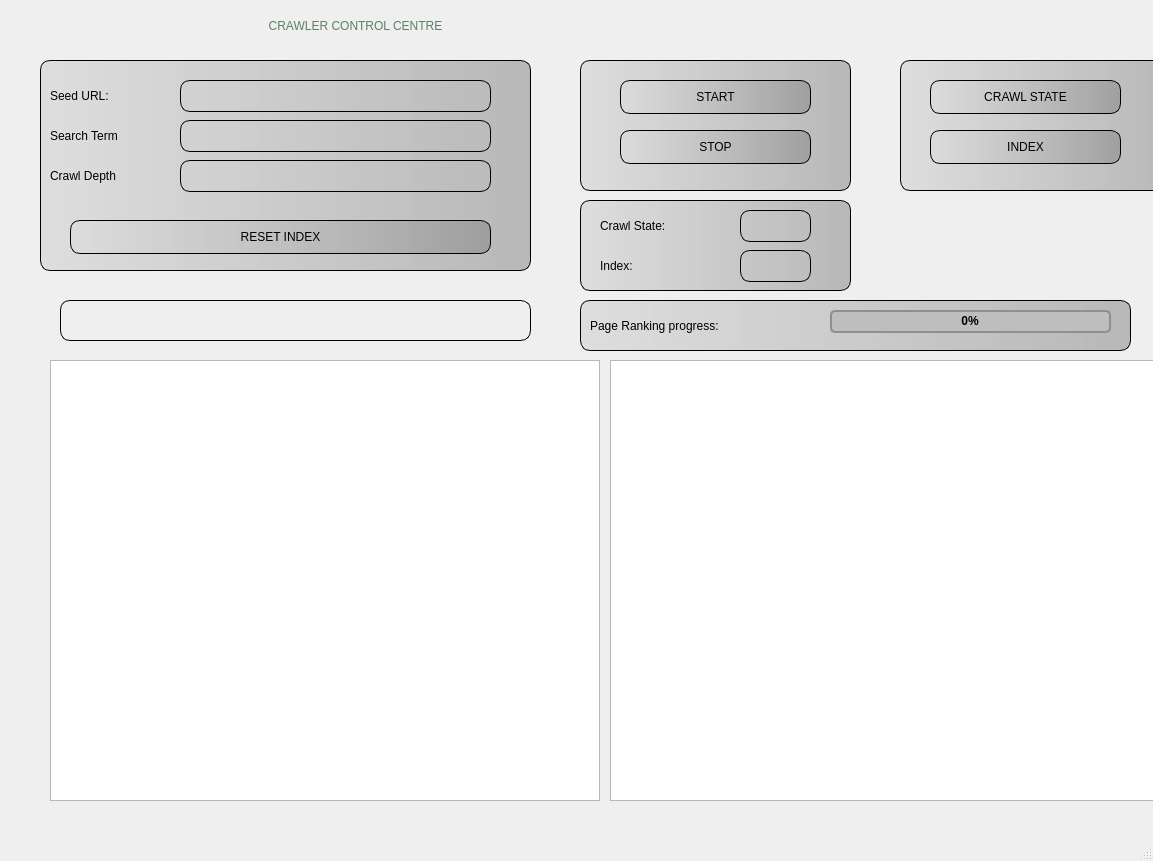
<?xml version="1.0" encoding="UTF-8"?>
<ui version="4.0">
 <class>MainWindow</class>
 <widget class="QMainWindow" name="MainWindow">
  <property name="geometry">
   <rect>
    <x>0</x>
    <y>0</y>
    <width>1153</width>
    <height>861</height>
   </rect>
  </property>
  <property name="windowTitle">
   <string>MainWindow</string>
  </property>
  <widget class="QWidget" name="centralwidget">
   <property name="styleSheet">
    <string notr="true">background-color: qlineargradient(spread:pad, x1:0, y1:0, x2:1, y2:0, stop:0 rgba(64, 64, 64, 0.5), stop:1 rgba(128, 128, 128, 0.9), stop:2 rgba(192, 192, 192, 255, 0.8), stop3 rgba(255, 255, 255, 0.7));</string>
   </property>
   <widget class="QLabel" name="Title">
    <property name="geometry">
     <rect>
      <x>10</x>
      <y>10</y>
      <width>691</width>
      <height>31</height>
     </rect>
    </property>
    <property name="styleSheet">
     <string notr="true">
font: 26pt &quot;Noto Sans Bengali&quot;;
color: rgb(92, 127, 103);</string>
    </property>
    <property name="text">
     <string>CRAWLER CONTROL CENTRE</string>
    </property>
    <property name="alignment">
     <set>Qt::AlignCenter</set>
    </property>
   </widget>
   <widget class="QFrame" name="ResetFrame">
    <property name="geometry">
     <rect>
      <x>40</x>
      <y>60</y>
      <width>491</width>
      <height>211</height>
     </rect>
    </property>
    <property name="styleSheet">
     <string notr="true">border: 1px solid black; border-radius: 10px;
background-color: qlineargradient(spread:pad, x1:0, y1:0, x2:1, y2:0, stop:0 rgba(220, 220, 220, 0.9), stop:1 rgba(128, 128, 128, 0.5));</string>
    </property>
    <property name="frameShape">
     <enum>QFrame::StyledPanel</enum>
    </property>
    <property name="frameShadow">
     <enum>QFrame::Raised</enum>
    </property>
    <widget class="QLabel" name="label">
     <property name="geometry">
      <rect>
       <x>10</x>
       <y>20</y>
       <width>121</width>
       <height>31</height>
      </rect>
     </property>
     <property name="styleSheet">
      <string notr="true">font: 16pt &quot;Noto Sans Bengali&quot;;
background: transparent;
border: transparent;</string>
     </property>
     <property name="text">
      <string>Seed URL:</string>
     </property>
    </widget>
    <widget class="QLineEdit" name="seedUrl">
     <property name="geometry">
      <rect>
       <x>140</x>
       <y>20</y>
       <width>311</width>
       <height>32</height>
      </rect>
     </property>
     <property name="styleSheet">
      <string notr="true">background: transparent;
font: 14pt &quot;Noto Sans Bengali&quot;;
border: 1px solid black; border-radius: 10px;</string>
     </property>
     <property name="inputMask">
      <string comment="^https?://[a-zA-Z0-9.-]+\.[a-zA-Z]{2,}(/.*)?$"/>
     </property>
    </widget>
    <widget class="QPushButton" name="resetIndex">
     <property name="geometry">
      <rect>
       <x>30</x>
       <y>160</y>
       <width>421</width>
       <height>34</height>
      </rect>
     </property>
     <property name="styleSheet">
      <string notr="true">QPushButton{
font: 16pt &quot;Noto Sans Bengali&quot;;
border: 1px solid black; border-radius: 10px;
}

QPushButton:hover {
    background-color: lightgrey; /* Color when hovered */
}

QPushButton:pressed{
	background-color: lightgreen;
}
</string>
     </property>
     <property name="text">
      <string>RESET INDEX</string>
     </property>
    </widget>
    <widget class="QLineEdit" name="searchTerm">
     <property name="geometry">
      <rect>
       <x>140</x>
       <y>60</y>
       <width>311</width>
       <height>32</height>
      </rect>
     </property>
     <property name="styleSheet">
      <string notr="true">background: transparent;
font: 14pt &quot;Noto Sans Bengali&quot;;
border: 1px solid black; border-radius: 10px;</string>
     </property>
     <property name="inputMask">
      <string/>
     </property>
    </widget>
    <widget class="QLabel" name="label_2">
     <property name="geometry">
      <rect>
       <x>10</x>
       <y>60</y>
       <width>121</width>
       <height>31</height>
      </rect>
     </property>
     <property name="styleSheet">
      <string notr="true">font: 16pt &quot;Noto Sans Bengali&quot;;
background: transparent;
border: transparent;</string>
     </property>
     <property name="frameShape">
      <enum>QFrame::NoFrame</enum>
     </property>
     <property name="text">
      <string>Search Term</string>
     </property>
    </widget>
    <widget class="QLabel" name="label_3">
     <property name="geometry">
      <rect>
       <x>10</x>
       <y>100</y>
       <width>121</width>
       <height>31</height>
      </rect>
     </property>
     <property name="styleSheet">
      <string notr="true">font: 16pt &quot;Noto Sans Bengali&quot;;
background: transparent;
border: transparent;</string>
     </property>
     <property name="frameShape">
      <enum>QFrame::NoFrame</enum>
     </property>
     <property name="text">
      <string>Crawl Depth</string>
     </property>
    </widget>
    <widget class="QLineEdit" name="crawlDepth">
     <property name="geometry">
      <rect>
       <x>140</x>
       <y>100</y>
       <width>311</width>
       <height>32</height>
      </rect>
     </property>
     <property name="styleSheet">
      <string notr="true">background: transparent;
font: 14pt &quot;Noto Sans Bengali&quot;;
border: 1px solid black; border-radius: 10px;</string>
     </property>
     <property name="inputMask">
      <string comment="&quot;0&quot;"/>
     </property>
    </widget>
   </widget>
   <widget class="QFrame" name="frame">
    <property name="geometry">
     <rect>
      <x>580</x>
      <y>60</y>
      <width>271</width>
      <height>131</height>
     </rect>
    </property>
    <property name="styleSheet">
     <string notr="true">border: 1px solid black; border-radius: 10px;
background-color: qlineargradient(spread:pad, x1:0, y1:0, x2:1, y2:0, stop:0 rgba(220, 220, 220, 0.9), stop:1 rgba(128, 128, 128, 0.5));</string>
    </property>
    <property name="frameShape">
     <enum>QFrame::StyledPanel</enum>
    </property>
    <property name="frameShadow">
     <enum>QFrame::Raised</enum>
    </property>
    <widget class="QPushButton" name="stop">
     <property name="geometry">
      <rect>
       <x>40</x>
       <y>70</y>
       <width>191</width>
       <height>34</height>
      </rect>
     </property>
     <property name="styleSheet">
      <string notr="true">QPushButton{
font: 16pt &quot;Noto Sans Bengali&quot;;
border: 1px solid black; border-radius: 10px;
}

QPushButton:hover {
    background-color: lightgrey; /* Color when hovered */
}

QPushButton:pressed{
	background-color: lightgreen;
}
</string>
     </property>
     <property name="text">
      <string>STOP</string>
     </property>
    </widget>
    <widget class="QPushButton" name="start">
     <property name="geometry">
      <rect>
       <x>40</x>
       <y>20</y>
       <width>191</width>
       <height>34</height>
      </rect>
     </property>
     <property name="styleSheet">
      <string notr="true">QPushButton{
font: 16pt &quot;Noto Sans Bengali&quot;;
border: 1px solid black; border-radius: 10px;
}

QPushButton:hover {
    background-color: lightgrey; /* Color when hovered */
}

QPushButton:pressed{
	background-color: lightgreen;
}
</string>
     </property>
     <property name="text">
      <string>START</string>
     </property>
    </widget>
   </widget>
   <widget class="QFrame" name="frame_2">
    <property name="geometry">
     <rect>
      <x>900</x>
      <y>60</y>
      <width>271</width>
      <height>131</height>
     </rect>
    </property>
    <property name="styleSheet">
     <string notr="true">border: 1px solid black; border-radius: 10px;
background-color: qlineargradient(spread:pad, x1:0, y1:0, x2:1, y2:0, stop:0 rgba(220, 220, 220, 0.9), stop:1 rgba(128, 128, 128, 0.5));</string>
    </property>
    <property name="frameShape">
     <enum>QFrame::StyledPanel</enum>
    </property>
    <property name="frameShadow">
     <enum>QFrame::Raised</enum>
    </property>
    <widget class="QPushButton" name="index">
     <property name="geometry">
      <rect>
       <x>30</x>
       <y>70</y>
       <width>191</width>
       <height>34</height>
      </rect>
     </property>
     <property name="styleSheet">
      <string notr="true">QPushButton{
font: 16pt &quot;Noto Sans Bengali&quot;;
border: 1px solid black; border-radius: 10px;
}

QPushButton:hover {
    background-color: lightgrey; /* Color when hovered */
}

QPushButton:pressed{
	background-color: lightgreen;
}

</string>
     </property>
     <property name="text">
      <string>INDEX</string>
     </property>
    </widget>
    <widget class="QPushButton" name="crawlState">
     <property name="geometry">
      <rect>
       <x>30</x>
       <y>20</y>
       <width>191</width>
       <height>34</height>
      </rect>
     </property>
     <property name="styleSheet">
      <string notr="true">QPushButton{
font: 16pt &quot;Noto Sans Bengali&quot;;
border: 1px solid black; border-radius: 10px;
}

QPushButton:hover {
    background-color: lightgrey; /* Color when hovered */
}

QPushButton:pressed{
	background-color: lightgreen;
}
</string>
     </property>
     <property name="text">
      <string>CRAWL STATE</string>
     </property>
    </widget>
   </widget>
   <widget class="QTableView" name="crawlStateTable">
    <property name="geometry">
     <rect>
      <x>50</x>
      <y>360</y>
      <width>550</width>
      <height>441</height>
     </rect>
    </property>
   </widget>
   <widget class="QTableView" name="indexTable">
    <property name="geometry">
     <rect>
      <x>610</x>
      <y>360</y>
      <width>550</width>
      <height>441</height>
     </rect>
    </property>
   </widget>
   <widget class="QLabel" name="statusLabel">
    <property name="geometry">
     <rect>
      <x>60</x>
      <y>300</y>
      <width>471</width>
      <height>41</height>
     </rect>
    </property>
    <property name="styleSheet">
     <string notr="true">font: 16pt &quot;Noto Sans Bengali&quot;;
border: 1px solid black; border-radius: 10px;</string>
    </property>
    <property name="text">
     <string/>
    </property>
   </widget>
   <widget class="QFrame" name="frame_3">
    <property name="geometry">
     <rect>
      <x>580</x>
      <y>200</y>
      <width>271</width>
      <height>91</height>
     </rect>
    </property>
    <property name="styleSheet">
     <string notr="true">border: 1px solid black; border-radius: 10px;
background-color: qlineargradient(spread:pad, x1:0, y1:0, x2:1, y2:0, stop:0 rgba(220, 220, 220, 0.9), stop:1 rgba(128, 128, 128, 0.5));</string>
    </property>
    <property name="frameShape">
     <enum>QFrame::StyledPanel</enum>
    </property>
    <property name="frameShadow">
     <enum>QFrame::Raised</enum>
    </property>
    <widget class="QLabel" name="label_5">
     <property name="geometry">
      <rect>
       <x>20</x>
       <y>50</y>
       <width>121</width>
       <height>31</height>
      </rect>
     </property>
     <property name="styleSheet">
      <string notr="true">font: 16pt &quot;Noto Sans Bengali&quot;;
background: transparent;
border: transparent;</string>
     </property>
     <property name="text">
      <string>Index:</string>
     </property>
    </widget>
    <widget class="QLabel" name="label_4">
     <property name="geometry">
      <rect>
       <x>20</x>
       <y>10</y>
       <width>121</width>
       <height>31</height>
      </rect>
     </property>
     <property name="styleSheet">
      <string notr="true">font: 16pt &quot;Noto Sans Bengali&quot;;
background: transparent;
border: transparent;</string>
     </property>
     <property name="text">
      <string>Crawl State:</string>
     </property>
    </widget>
    <widget class="QLineEdit" name="stateURLs">
     <property name="geometry">
      <rect>
       <x>160</x>
       <y>10</y>
       <width>71</width>
       <height>32</height>
      </rect>
     </property>
     <property name="styleSheet">
      <string notr="true">background: transparent;
font: 14pt &quot;Noto Sans Bengali&quot;;
border: 1px solid black; border-radius: 10px;</string>
     </property>
     <property name="inputMask">
      <string comment="^https?://[a-zA-Z0-9.-]+\.[a-zA-Z]{2,}(/.*)?$"/>
     </property>
    </widget>
    <widget class="QLineEdit" name="indexURLs">
     <property name="geometry">
      <rect>
       <x>160</x>
       <y>50</y>
       <width>71</width>
       <height>32</height>
      </rect>
     </property>
     <property name="styleSheet">
      <string notr="true">background: transparent;
font: 14pt &quot;Noto Sans Bengali&quot;;
border: 1px solid black; border-radius: 10px;</string>
     </property>
     <property name="inputMask">
      <string comment="^https?://[a-zA-Z0-9.-]+\.[a-zA-Z]{2,}(/.*)?$"/>
     </property>
    </widget>
   </widget>
   <widget class="QFrame" name="frame_4">
    <property name="geometry">
     <rect>
      <x>580</x>
      <y>300</y>
      <width>551</width>
      <height>51</height>
     </rect>
    </property>
    <property name="styleSheet">
     <string notr="true">border: 1px solid black; border-radius: 10px;
background-color: qlineargradient(spread:pad, x1:0, y1:0, x2:1, y2:0, stop:0 rgba(220, 220, 220, 0.9), stop:1 rgba(128, 128, 128, 0.5));</string>
    </property>
    <property name="frameShape">
     <enum>QFrame::StyledPanel</enum>
    </property>
    <property name="frameShadow">
     <enum>QFrame::Raised</enum>
    </property>
    <widget class="QProgressBar" name="pageRankProgress">
     <property name="geometry">
      <rect>
       <x>250</x>
       <y>10</y>
       <width>281</width>
       <height>23</height>
      </rect>
     </property>
     <property name="styleSheet">
      <string notr="true">QProgressBar {
    border: 2px solid #8f8f91;
    border-radius: 5px;
    background: #bdbec0;
    text-align: center;
    color: black;
    font-weight: bold;
}

QProgressBar::chunk {
    background: qlineargradient(
        spread: pad,
        x1: 1,
        y1: 1,
        x2: 1,
        y2: 0,
        stop: 0 #add8e6, /* Dark metallic silver */
        stop: 1 #00008b /* Bronze */
    );
    border-radius: 5px;
}
</string>
     </property>
     <property name="value">
      <number>0</number>
     </property>
     <property name="alignment">
      <set>Qt::AlignCenter</set>
     </property>
    </widget>
    <widget class="QLabel" name="label_6">
     <property name="geometry">
      <rect>
       <x>10</x>
       <y>10</y>
       <width>231</width>
       <height>31</height>
      </rect>
     </property>
     <property name="styleSheet">
      <string notr="true">font: 16pt &quot;Noto Sans Bengali&quot;;
background: transparent;
border: transparent;</string>
     </property>
     <property name="text">
      <string>Page Ranking progress:</string>
     </property>
    </widget>
   </widget>
  </widget>
  <widget class="QMenuBar" name="menubar">
   <property name="geometry">
    <rect>
     <x>0</x>
     <y>0</y>
     <width>1153</width>
     <height>30</height>
    </rect>
   </property>
  </widget>
  <widget class="QStatusBar" name="statusbar"/>
 </widget>
 <resources/>
 <connections/>
</ui>
